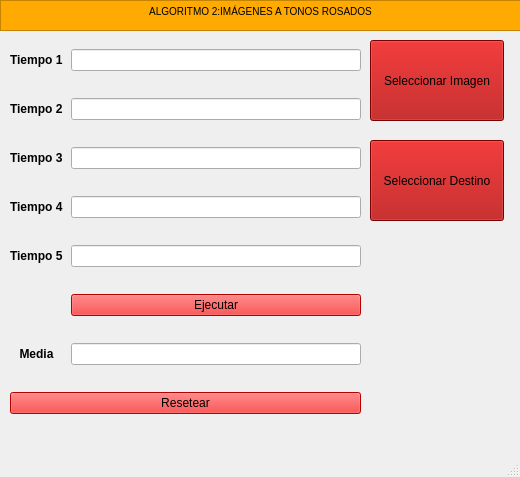
<?xml version="1.0" encoding="UTF-8"?>
<ui version="4.0">
 <class>Byn</class>
 <widget class="QMainWindow" name="Byn">
  <property name="geometry">
   <rect>
    <x>0</x>
    <y>0</y>
    <width>520</width>
    <height>477</height>
   </rect>
  </property>
  <property name="windowTitle">
   <string>MainWindow</string>
  </property>
  <widget class="QWidget" name="centralwidget">
   <widget class="QTextBrowser" name="textBrowser">
    <property name="geometry">
     <rect>
      <x>0</x>
      <y>0</y>
      <width>521</width>
      <height>31</height>
     </rect>
    </property>
    <property name="styleSheet">
     <string notr="true">background-color: rgb(255, 170, 0)</string>
    </property>
    <property name="html">
     <string>&lt;!DOCTYPE HTML PUBLIC &quot;-//W3C//DTD HTML 4.0//EN&quot; &quot;http://www.w3.org/TR/REC-html40/strict.dtd&quot;&gt;
&lt;html&gt;&lt;head&gt;&lt;meta name=&quot;qrichtext&quot; content=&quot;1&quot; /&gt;&lt;style type=&quot;text/css&quot;&gt;
p, li { white-space: pre-wrap; }
&lt;/style&gt;&lt;/head&gt;&lt;body style=&quot; font-family:'MS Shell Dlg 2'; font-size:7.8pt; font-weight:400; font-style:normal;&quot;&gt;
&lt;p align=&quot;center&quot; style=&quot; margin-top:0px; margin-bottom:0px; margin-left:0px; margin-right:0px; -qt-block-indent:0; text-indent:0px;&quot;&gt;ALGORITMO 2:IMÁGENES A TONOS ROSADOS&lt;/p&gt;&lt;/body&gt;&lt;/html&gt;</string>
    </property>
   </widget>
   <widget class="QWidget" name="gridLayoutWidget_2">
    <property name="geometry">
     <rect>
      <x>10</x>
      <y>30</y>
      <width>351</width>
      <height>411</height>
     </rect>
    </property>
    <layout class="QGridLayout" name="gridLayout_3">
     <property name="spacing">
      <number>8</number>
     </property>
     <item row="3" column="0">
      <widget class="QLabel" name="label_5">
       <property name="font">
        <font>
         <family>Arial</family>
         <weight>75</weight>
         <bold>true</bold>
        </font>
       </property>
       <property name="text">
        <string>Tiempo 3</string>
       </property>
      </widget>
     </item>
     <item row="5" column="0">
      <widget class="QLabel" name="label_4">
       <property name="font">
        <font>
         <family>Arial</family>
         <weight>75</weight>
         <bold>true</bold>
        </font>
       </property>
       <property name="text">
        <string>Tiempo 5</string>
       </property>
      </widget>
     </item>
     <item row="1" column="0">
      <widget class="QLabel" name="label_2">
       <property name="font">
        <font>
         <family>Arial</family>
         <weight>75</weight>
         <bold>true</bold>
        </font>
       </property>
       <property name="text">
        <string>Tiempo 2</string>
       </property>
      </widget>
     </item>
     <item row="4" column="0">
      <widget class="QLabel" name="label_3">
       <property name="font">
        <font>
         <family>Arial</family>
         <weight>75</weight>
         <bold>true</bold>
        </font>
       </property>
       <property name="text">
        <string>Tiempo 4</string>
       </property>
      </widget>
     </item>
     <item row="0" column="0">
      <widget class="QLabel" name="label">
       <property name="font">
        <font>
         <family>Arial</family>
         <weight>75</weight>
         <bold>true</bold>
        </font>
       </property>
       <property name="text">
        <string>Tiempo 1</string>
       </property>
      </widget>
     </item>
     <item row="1" column="1">
      <widget class="QLineEdit" name="lineEdit_2">
       <property name="readOnly">
        <bool>true</bool>
       </property>
      </widget>
     </item>
     <item row="3" column="1">
      <widget class="QLineEdit" name="lineEdit_3">
       <property name="readOnly">
        <bool>true</bool>
       </property>
      </widget>
     </item>
     <item row="4" column="1">
      <widget class="QLineEdit" name="lineEdit_4">
       <property name="readOnly">
        <bool>true</bool>
       </property>
      </widget>
     </item>
     <item row="5" column="1">
      <widget class="QLineEdit" name="lineEdit_5">
       <property name="enabled">
        <bool>true</bool>
       </property>
       <property name="readOnly">
        <bool>true</bool>
       </property>
      </widget>
     </item>
     <item row="0" column="1">
      <widget class="QLineEdit" name="lineEdit">
       <property name="readOnly">
        <bool>true</bool>
       </property>
      </widget>
     </item>
     <item row="6" column="1">
      <widget class="QPushButton" name="ejecutar">
       <property name="styleSheet">
        <string notr="true">background-color: rgb(255,0,0)</string>
       </property>
       <property name="text">
        <string>Ejecutar</string>
       </property>
      </widget>
     </item>
     <item row="7" column="0">
      <widget class="QLabel" name="label_6">
       <property name="text">
        <string>&lt;html&gt;&lt;head/&gt;&lt;body&gt;&lt;p align=&quot;center&quot;&gt;&lt;span style=&quot; font-weight:600;&quot;&gt;Media&lt;/span&gt;&lt;/p&gt;&lt;/body&gt;&lt;/html&gt;</string>
       </property>
      </widget>
     </item>
     <item row="7" column="1">
      <widget class="QLineEdit" name="lineEdit_6">
       <property name="readOnly">
        <bool>true</bool>
       </property>
      </widget>
     </item>
     <item row="8" column="0" colspan="2">
      <widget class="QPushButton" name="resetear">
       <property name="styleSheet">
        <string notr="true">background-color: rgb(255,0,0)</string>
       </property>
       <property name="text">
        <string>Resetear</string>
       </property>
      </widget>
     </item>
    </layout>
   </widget>
   <widget class="QPushButton" name="origen">
    <property name="geometry">
     <rect>
      <x>370</x>
      <y>40</y>
      <width>134</width>
      <height>81</height>
     </rect>
    </property>
    <property name="whatsThis">
     <string>&lt;html&gt;&lt;head/&gt;&lt;body&gt;&lt;p&gt;&lt;br/&gt;&lt;/p&gt;&lt;/body&gt;&lt;/html&gt;</string>
    </property>
    <property name="styleSheet">
     <string notr="true">background-color: rgb(170, 0, 0)</string>
    </property>
    <property name="text">
     <string>Seleccionar Imagen</string>
    </property>
   </widget>
   <widget class="QPushButton" name="destino">
    <property name="geometry">
     <rect>
      <x>370</x>
      <y>140</y>
      <width>134</width>
      <height>81</height>
     </rect>
    </property>
    <property name="whatsThis">
     <string>&lt;html&gt;&lt;head/&gt;&lt;body&gt;&lt;p&gt;&lt;br/&gt;&lt;/p&gt;&lt;/body&gt;&lt;/html&gt;</string>
    </property>
    <property name="styleSheet">
     <string notr="true">background-color:rgb(170, 0, 0)</string>
    </property>
    <property name="text">
     <string>Seleccionar Destino</string>
    </property>
   </widget>
  </widget>
  <widget class="QMenuBar" name="menubar">
   <property name="geometry">
    <rect>
     <x>0</x>
     <y>0</y>
     <width>520</width>
     <height>26</height>
    </rect>
   </property>
  </widget>
  <widget class="QStatusBar" name="statusbar"/>
 </widget>
 <resources/>
 <connections/>
</ui>
